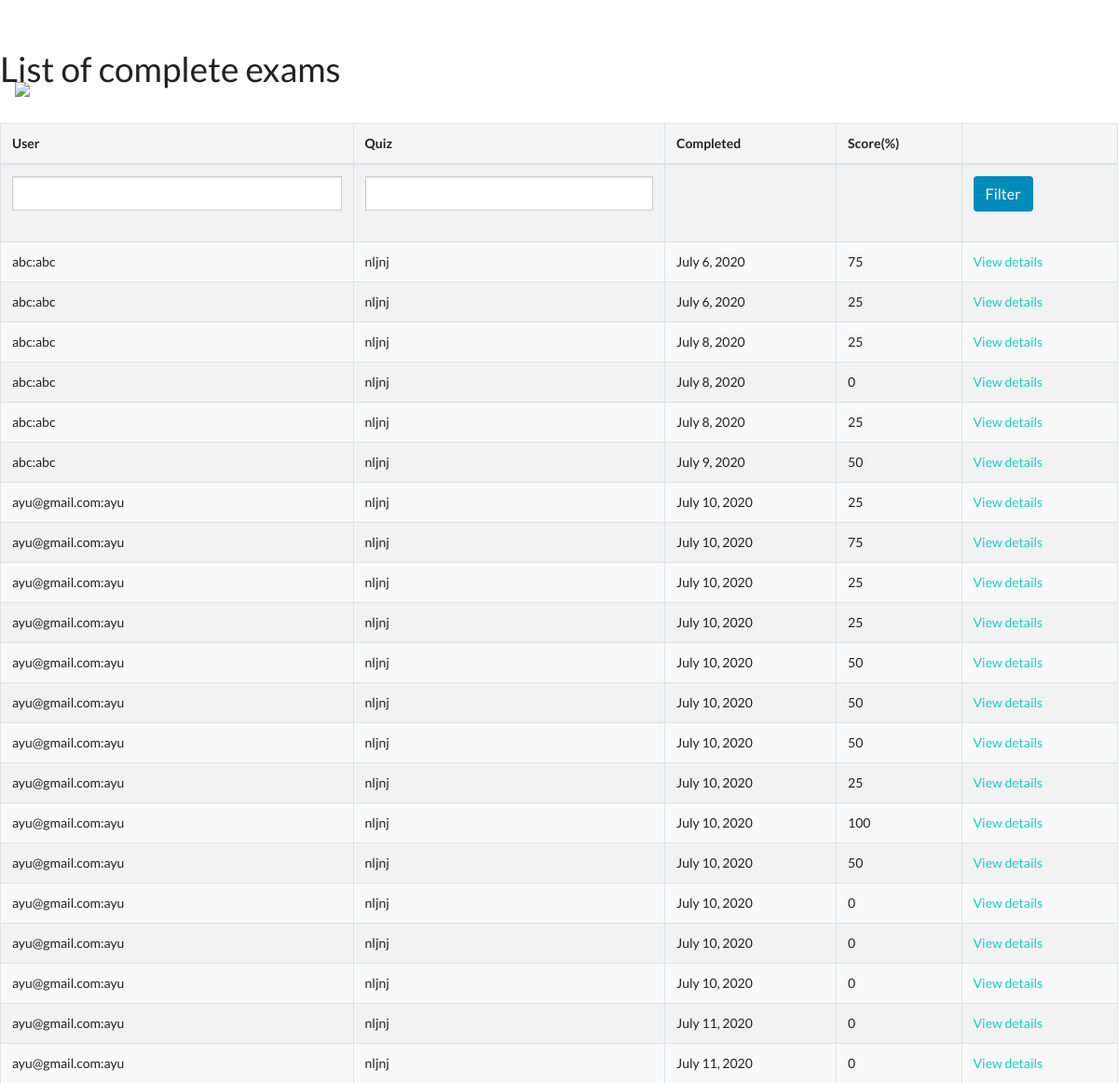
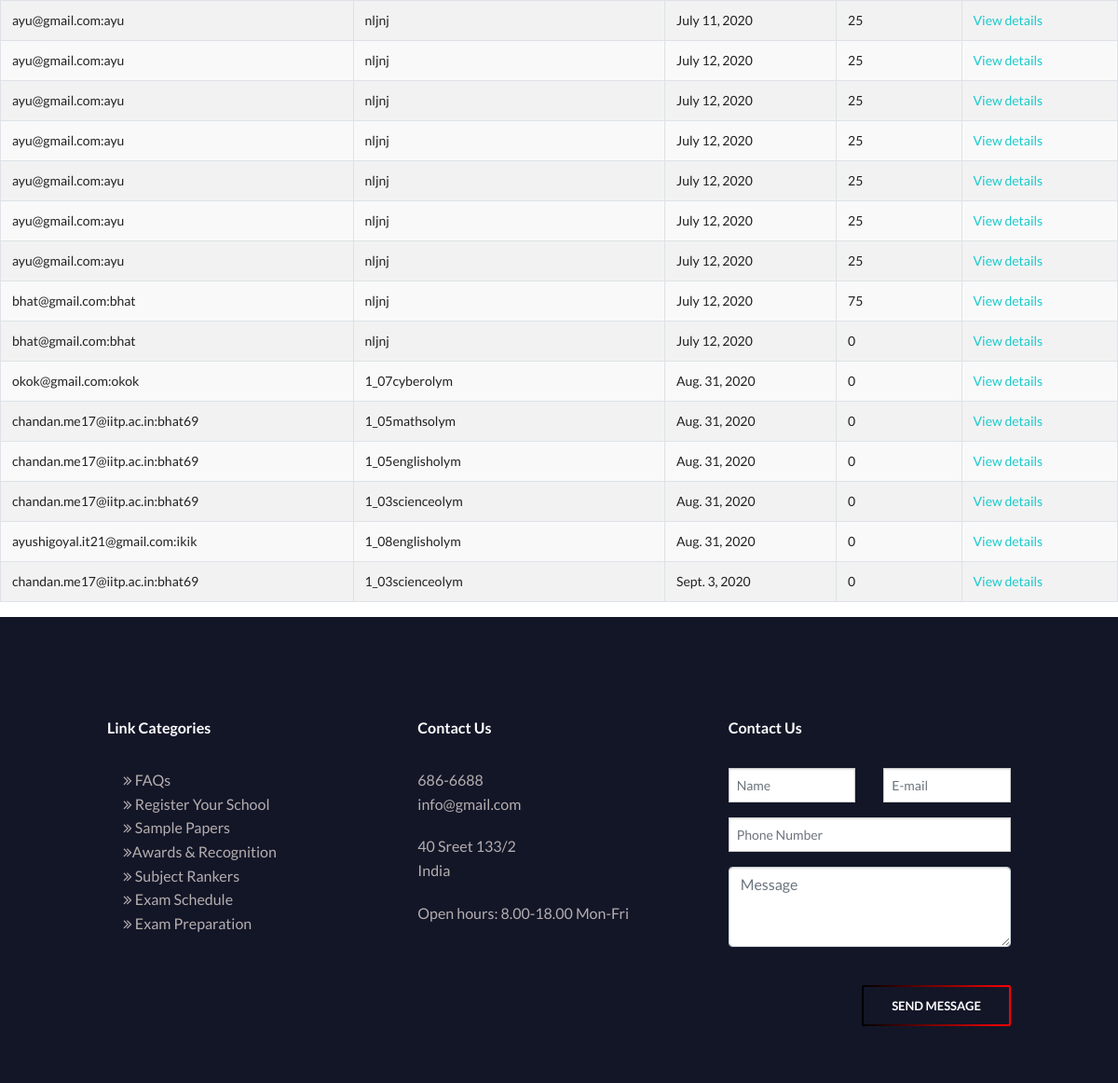
Screenshot of /marking/ (signed in) with the database file from the repository (2 pictures, top to bottom).
### quiz/models.py (models this page shows, shortened)
class Sitting(models.Model):
    user = models.ForeignKey(settings.AUTH_USER_MODEL, verbose_name=_("Student"), on_delete=models.CASCADE)
    quiz = models.ForeignKey(Quiz, verbose_name=_("Quiz"), on_delete=models.CASCADE)
    question_order = models.CharField(validators=[validate_comma_separated_integer_list],
        max_length=1024, verbose_name=_("Question Order"))
    question_list = models.CharField(validators=[validate_comma_separated_integer_list],
        max_length=1024, verbose_name=_("Question List"))
    incorrect_questions = models.CharField(validators=[validate_comma_separated_integer_list],
        max_length=1024, blank=True, verbose_name=_("Incorrect questions"))
    current_score = models.IntegerField(verbose_name=_("Current Score"))
    complete = models.BooleanField(default=False, blank=False,
                                   verbose_name=_("Complete"))
    user_answers = models.TextField(blank=True, default='{}',
                                    verbose_name=_("User Answers"))
    start = models.DateTimeField(auto_now_add=True,
                                 verbose_name=_("Start"))
    end = models.DateTimeField(null=True, blank=True, verbose_name=_("End"))
    objects = SittingManager()
    class Meta:
        permissions = (("view_sittings", _("Can see completed exams.")),)
    def _question_ids(self):
        return [int(n) for n in self.question_order.split(',') if n]
    @property
    def get_percent_correct(self):
        dividend = float(self.current_score)
        divisor = len(self._question_ids())
        if divisor < 1:
            return 0
        if dividend > divisor:
            return 100
        correct = int(round((dividend / divisor) * 100))
        if correct >= 1:
            return correct
        else:
            return 0

class Student(AbstractUser):
    id=models.AutoField(primary_key=True)
    ref_code = models.CharField(default="000",max_length=20)
    parent_name = models.CharField(max_length=50)
    dob = models.DateField(null=True)
    country = CountryField()
    address = models.CharField(null=False,max_length=100,default="lane")
    street=models.CharField(max_length=250,default="")
    state= models.CharField(max_length=150,default="")
    school=models.CharField(max_length=100,null=False,default="abc")
    school_state = models.CharField(max_length=100,null=False,default="abc")
    school_address=models.CharField(max_length=100,null=False,default="abc")
    school_city=models.CharField(max_length=100,null=False,default="abc")
    pincode = models.IntegerField(null=False, default=0)
    number = models.IntegerField(null=False, default=0)
    standard = models.CharField(null=False, max_length=10,default=1)
    email = models.CharField(max_length=150, null=False,unique=True)
    email_confirmed = models.BooleanField(default=False)
    first_name = models.CharField(null=False,max_length=150,default="abc")
    last_name= models.CharField(max_length=150)
    mathsolym=models.BooleanField(default=False,null=True)
    scienceolym=models.BooleanField(default=False,null=True)
    englisholym=models.BooleanField(default=False,null=True)
    reasoningolym=models.BooleanField(default=False,null=True)
    cyberolym=models.BooleanField(default=False,null=True)
    generalolym=models.BooleanField(default=False,null=True)
    order_number = models.IntegerField(null=True, default=0)
    final_mathsolym=models.BooleanField(default=False,null=True)
    final_scienceolym=models.BooleanField(default=False,null=True)
    final_englisholym=models.BooleanField(default=False,null=True)
    final_reasoningolym=models.BooleanField(default=False,null=True)
    final_cyberolym=models.BooleanField(default=False,null=True)
    final_generalolym=models.BooleanField(default=False,null= True)
    mathquiz = models.CharField(max_length=100,null=True,default="nil")
    sciencequiz = models.CharField(max_length=100,null=True,default="nil")
    gkquiz = models.CharField(max_length=100,null=True,default="nil")
    cyberquiz = models.CharField(max_length=100,null=True,default="nil")
    reasoningquiz = models.CharField(max_length=100,null=True,default="nil")
    englishquiz = models.CharField(max_length=100,null=True,default="nil")
    mathtime = models.CharField(max_length=100,null=True,default="nil")
    sciencetime = models.CharField(max_length=100,null=True,default="nil")
    gktime = models.CharField(max_length=100,null=True,default="nil")
    cybertime = models.CharField(max_length=100,null=True,default="nil")
    reasoningtime = models.CharField(max_length=100,null=True,default="nil")
    englishtime = models.CharField(max_length=100,null=True,default="nil")
    quiz_to_change = models.CharField(max_length=100,null=True,default="nil")
    idproof = models.ImageField(upload_to='idproof',blank=True,null=True)
    idproof_date=models.CharField(max_length=50,default=None,null=True)
    marksheet = models.ImageField(upload_to='marksheet',
                               blank=True,
                               null=True,
                               )
    marksheet_date=models.CharField(max_length=50,default=None,null=True)
    photograph = models.ImageField(upload_to='photo',
                               blank=True,
                               null=True,
                               )
    photograph_date=models.CharField(max_length=50,default=None,null=True)
    USERNAME_FIELD = 'username'
    REQUIRED_FIELDS = ['email']
    def __str__(self):
        return str(str(self.email)+":"+self.username)

class Quiz(models.Model):
    title = models.CharField(
        verbose_name=_("Title"),
        max_length=60, blank=False)
    url = models.SlugField(
        max_length=60, blank=False,
        help_text=_("a user friendly url"),
        verbose_name=_("user friendly url"))
    category = models.ForeignKey(
        Category, null=True, blank=True,
        verbose_name=_("Category"), on_delete=models.CASCADE)
    standard = models.ForeignKey(
            Standard, null=True, blank=True,
            verbose_name=_("Standard"), on_delete=models.CASCADE)
    random_order = models.BooleanField(
        blank=False, default=False,
        verbose_name=_("Random Order"),
        help_text=_("Display the questions in "
                    "a random order or as they "
                    "are set?"))
    max_questions = models.PositiveIntegerField(
        blank=True, null=True, verbose_name=_("Max Questions"),
        help_text=_("Number of questions to be answered on each attempt."))
    answers_at_end = models.BooleanField(
        blank=False, default=False,
        help_text=_("Correct answer is NOT shown after question."
                    " Answers displayed at the end."),
        verbose_name=_("Answers at end"))
    exam_paper = models.BooleanField(
        blank=False, default=False,
        help_text=_("If yes, the result of each"
                    " attempt by a user will be"
                    " stored. Necessary for marking."),
        verbose_name=_("Exam Paper"))
    single_attempt = models.BooleanField(
        blank=False, default=False,
        help_text=_("If yes, only one attempt by"
                    " a user will be permitted."
                    " Non users cannot sit this exam."),
        verbose_name=_("Single Attempt"))
    pass_mark = models.SmallIntegerField(
        blank=True, default=0,
        verbose_name=_("Pass Mark"),
        help_text=_("Percentage required to pass exam."),
        validators=[MaxValueValidator(100)])
    draft = models.BooleanField(
        blank=True, default=False,
        verbose_name=_("Draft"),
        help_text=_("If yes, the quiz is not displayed"
                    " in the quiz list and can only be"
                    " taken by users who can edit"
                    " quizzes."))
    ispaid =  models.BooleanField(blank=True, default=False, help_text=_("If yes, than  quiz is subscribed by user"))
    ispaid_final =  models.BooleanField(blank=True, default=False, help_text=_("If yes, than  quiz is subscribed by user"))
    class Meta:
        verbose_name = _("Quiz")
        verbose_name_plural = _("Quizzes")
    def __str__(self):
        return self.title

### quiz/views.py (the view)
class QuizMarkingList(QuizMarkerMixin, SittingFilterTitleMixin, ListView):
    model = Sitting
    def get_queryset(self):
        queryset = super(QuizMarkingList, self).get_queryset()\
                                               .filter(complete=True)
        user_filter = self.request.GET.get('user_filter')
        if user_filter:
            queryset = queryset.filter(user__username__icontains=user_filter)
        return queryset
    class Meta:
        pass

### quiz/views.py (called while the page is built)
    @method_decorator(login_required)
    @method_decorator(permission_required('quiz.view_sittings'))
    def dispatch(self, *args, **kwargs):
        return super(QuizMarkerMixin, self).dispatch(*args, **kwargs)

    def get_queryset(self):
        queryset = super(SittingFilterTitleMixin, self).get_queryset()
        quiz_filter = self.request.GET.get('quiz_filter')
        if quiz_filter:
            queryset = queryset.filter(quiz__title__icontains=quiz_filter)
        return queryset

### quiz/templates/quiz/sitting_list.html (shortened to what this page needs)
{% extends 'base.html' %}
{% load i18n %}
{% block body %}
<h2>{% trans "List of complete exams" %}</h2>
    {% if sitting_list %}
		<table class="table table-bordered table-striped">
		  <thead>
			<tr>
			  <th>{% trans "User" %}</th>
			  <th>{% trans "Quiz" %}</th>
			  <th>{% trans "Completed" %}</th>
			  <th>{% trans "Score" %}(%)</th>
			  <th></th>
			</tr>
		  </thead>
		  <tbody>
			<tr>
			  <form action="" method="GET">
				<td><input type="text" name="user_filter" /></td>
				<td><input type="text" name="quiz_filter" /></td>
				<td></td>
				<td></td>
				<td><button type="submit" class="btn btn-default">{% trans "Filter"%}</button></td>
			  </form>
			</tr>
        {% for sitting in sitting_list %}
			<tr>
			  <td>{{ sitting.user }}</td>
			  <td>{{ sitting.quiz }}</td>
			  <td>{{ sitting.end|date }}</td>
			  <td>{{ sitting.get_percent_correct }}</td>
			  <td>
				<a href="{% url 'quiz_marking_detail' pk=sitting.id %}">
				  {% trans "View details" %}
				</a>
			</tr>
        {% endfor %}
		  </tbody>
		</table>
    {% else %}
        <p>{% trans "There are no matching quizzes" %}.</p>
    {% endif %}
{% endblock %}

### static/navbar.css (style rules this page uses)
table { border: none; outline: none; background: transparent; }
table { width: 100%; border: none; }
input[type = "text"],input[type = "tel"],.select-css { font-size:18px; padding:10px 10px 10px 5px; width:100%; border-bottom:1px solid #757575; }
input[type = "text"],input[type = "tel"] { font-size: 18px; }

### static/Style.css (style rules this page uses)
body { padding: 0%; margin: 0%; font-family: 'Lato'; }
*, *::before, *::after { margin: 0; padding:0; box-sizing: border-box; }
html { font-family: 'Roboto',sans-serif; font-size: 10px; height: 100%; }
body { overflow-x: hidden; height: 100%; }

### rows the page displays
Sitting: user "abc:abc", quiz "nljnj", end "July 6, 2020", get_percent_correct "75"
Sitting: user "abc:abc", quiz "nljnj", end "July 6, 2020", get_percent_correct "25"
Sitting: user "abc:abc", quiz "nljnj", end "July 8, 2020", get_percent_correct "25"
Sitting: user "abc:abc", quiz "nljnj", end "July 8, 2020", get_percent_correct "0"
Sitting: user "abc:abc", quiz "nljnj", end "July 8, 2020", get_percent_correct "25"
Sitting: user "abc:abc", quiz "nljnj", end "July 9, 2020", get_percent_correct "50"
Sitting: user "ayu@gmail.com:ayu", quiz "nljnj", end "July 10, 2020", get_percent_correct "25"
Sitting: user "ayu@gmail.com:ayu", quiz "nljnj", end "July 10, 2020", get_percent_correct "75"
Sitting: user "ayu@gmail.com:ayu", quiz "nljnj", end "July 10, 2020", get_percent_correct "25"
Sitting: user "ayu@gmail.com:ayu", quiz "nljnj", end "July 10, 2020", get_percent_correct "25"
Sitting: user "ayu@gmail.com:ayu", quiz "nljnj", end "July 10, 2020", get_percent_correct "50"
Sitting: user "ayu@gmail.com:ayu", quiz "nljnj", end "July 10, 2020", get_percent_correct "50"
Sitting: user "ayu@gmail.com:ayu", quiz "nljnj", end "July 10, 2020", get_percent_correct "50"
Sitting: user "ayu@gmail.com:ayu", quiz "nljnj", end "July 10, 2020", get_percent_correct "25"
Sitting: user "ayu@gmail.com:ayu", quiz "nljnj", end "July 10, 2020", get_percent_correct "100"
Sitting: user "ayu@gmail.com:ayu", quiz "nljnj", end "July 10, 2020", get_percent_correct "50"
Sitting: user "ayu@gmail.com:ayu", quiz "nljnj", end "July 10, 2020", get_percent_correct "0"
Sitting: user "ayu@gmail.com:ayu", quiz "nljnj", end "July 10, 2020", get_percent_correct "0"
Sitting: user "ayu@gmail.com:ayu", quiz "nljnj", end "July 10, 2020", get_percent_correct "0"
Sitting: user "ayu@gmail.com:ayu", quiz "nljnj", end "July 11, 2020", get_percent_correct "0"
Sitting: user "ayu@gmail.com:ayu", quiz "nljnj", end "July 11, 2020", get_percent_correct "0"
Sitting: user "ayu@gmail.com:ayu", quiz "nljnj", end "July 11, 2020", get_percent_correct "25"
Sitting: user "ayu@gmail.com:ayu", quiz "nljnj", end "July 12, 2020", get_percent_correct "25"
Sitting: user "ayu@gmail.com:ayu", quiz "nljnj", end "July 12, 2020", get_percent_correct "25"
Sitting: user "ayu@gmail.com:ayu", quiz "nljnj", end "July 12, 2020", get_percent_correct "25"
Sitting: user "ayu@gmail.com:ayu", quiz "nljnj", end "July 12, 2020", get_percent_correct "25"
Sitting: user "ayu@gmail.com:ayu", quiz "nljnj", end "July 12, 2020", get_percent_correct "25"
Sitting: user "ayu@gmail.com:ayu", quiz "nljnj", end "July 12, 2020", get_percent_correct "25"
Sitting: user "bhat@gmail.com:bhat", quiz "nljnj", end "July 12, 2020", get_percent_correct "75"
Sitting: user "bhat@gmail.com:bhat", quiz "nljnj", end "July 12, 2020", get_percent_correct "0"
Sitting: user "okok@gmail.com:okok", quiz "1_07cyberolym", end "Aug. 31, 2020", get_percent_correct "0"
Sitting: user "chandan.me17@iitp.ac.in:bhat69", quiz "1_05mathsolym", end "Aug. 31, 2020", get_percent_correct "0"
Sitting: user "chandan.me17@iitp.ac.in:bhat69", quiz "1_05englisholym", end "Aug. 31, 2020", get_percent_correct "0"
Sitting: user "chandan.me17@iitp.ac.in:bhat69", quiz "1_03scienceolym", end "Aug. 31, 2020", get_percent_correct "0"
Sitting: user "ayushigoyal.it21@gmail.com:ikik", quiz "1_08englisholym", end "Aug. 31, 2020", get_percent_correct "0"
Sitting: user "chandan.me17@iitp.ac.in:bhat69", quiz "1_03scienceolym", end "Sept. 3, 2020", get_percent_correct "0"
